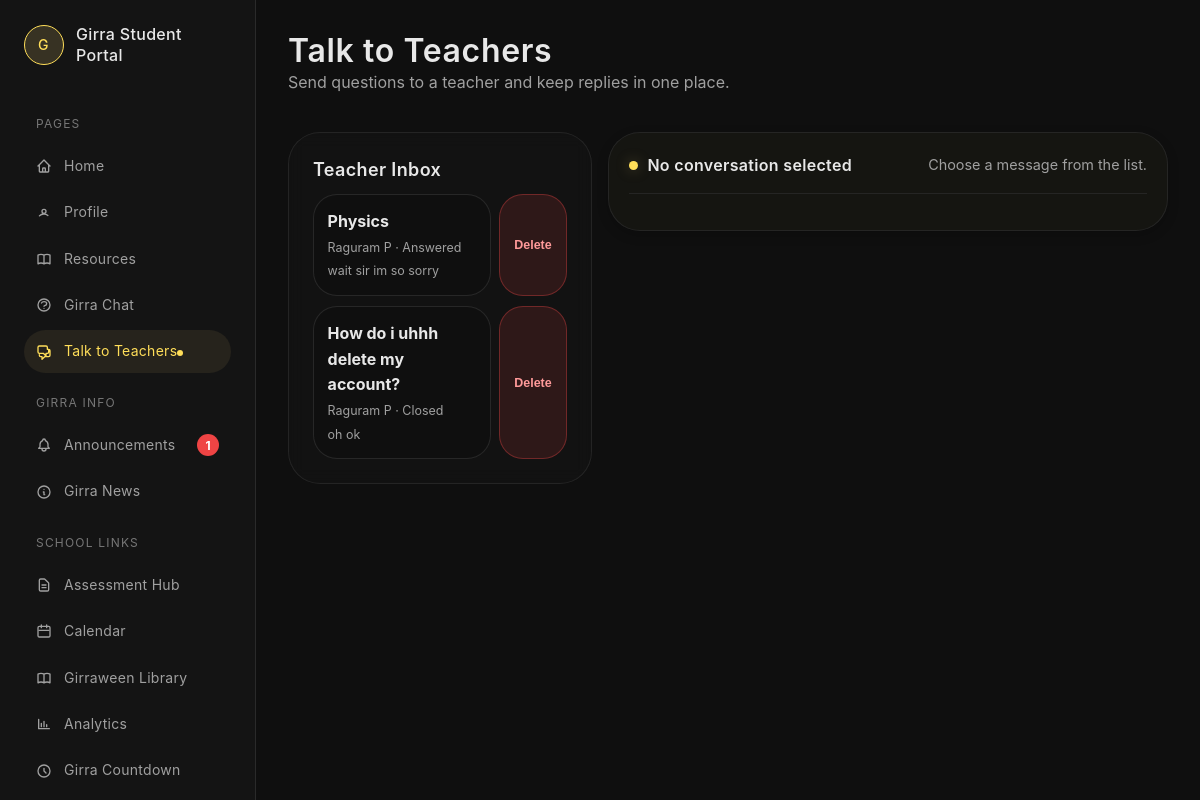
The page /teacher-chat?conversation_id=1 (signed in) on the database its author committed.
### tables this page shows
CREATE TABLE teacher_messages (
            id INTEGER PRIMARY KEY AUTOINCREMENT,
            conversation_id INTEGER NOT NULL,
            sender_id INTEGER NOT NULL,
            body TEXT NOT NULL,
            created_at TEXT DEFAULT (datetime('now')),
            FOREIGN KEY (conversation_id) REFERENCES teacher_conversations(id),
            FOREIGN KEY (sender_id) REFERENCES users(id)
        );

CREATE TABLE teacher_conversations (
            id INTEGER PRIMARY KEY AUTOINCREMENT,
            student_id INTEGER NOT NULL,
            teacher_id INTEGER NOT NULL,
            subject TEXT NOT NULL,
            status TEXT NOT NULL DEFAULT 'open' CHECK(status IN ('open','answered','closed')),
            created_at TEXT DEFAULT (datetime('now')),
            updated_at TEXT DEFAULT (datetime('now')),
            FOREIGN KEY (student_id) REFERENCES users(id),
            FOREIGN KEY (teacher_id) REFERENCES users(id)
        );

CREATE TABLE users (
    id INTEGER PRIMARY KEY AUTOINCREMENT,
    first_name TEXT NOT NULL,
    last_name TEXT NOT NULL,
    email TEXT NOT NULL UNIQUE,
    password_hash TEXT NOT NULL,
    access_level TEXT NOT NULL CHECK(access_level IN ('7','8','9','10','11','12','T')),
    created_at TEXT DEFAULT (datetime('now'))
, student_number TEXT, role TEXT NOT NULL DEFAULT 'student');

### app.py (the view, shortened to what this page needs)
@app.route('/teacher-chat')
def teacher_chat():
    if not session.get('logged_in'):
        return redirect(url_for('login'))
    user_id = session.get('user_id')
    conn = get_db()
    cur = conn.cursor()
    cur.execute("""
        SELECT id, first_name, last_name
        FROM users
        WHERE role IN ('teacher', 'admin')
        ORDER BY last_name, first_name
    """)
    teachers = cur.fetchall()
    if can_answer_teacher_messages():
        cur.execute("""
            SELECT
                teacher_conversations.*,
                students.first_name AS student_first_name,
                students.last_name AS student_last_name,
                teachers.first_name AS teacher_first_name,
                teachers.last_name AS teacher_last_name,
                latest.body AS latest_body,
                latest.created_at AS latest_at
            FROM teacher_conversations
            JOIN users AS students ON students.id = teacher_conversations.student_id
            JOIN users AS teachers ON teachers.id = teacher_conversations.teacher_id
            LEFT JOIN teacher_messages AS latest
                ON latest.id = (
                    SELECT id
                    FROM teacher_messages
                    WHERE conversation_id = teacher_conversations.id
                    ORDER BY created_at DESC, id DESC
                    LIMIT 1
                )
            WHERE teacher_conversations.teacher_id = ?
            ORDER BY teacher_conversations.updated_at DESC
        """, (user_id,))
    conversations = cur.fetchall()
    active_id = request.args.get('conversation_id', type=int)
    if not active_id and conversations:
        active_id = conversations[0]['id']
    active_conversation = None
    messages = []
    if active_id:
        cur.execute("""
            SELECT
                teacher_conversations.*,
                students.first_name AS student_first_name,
                students.last_name AS student_last_name,
                teachers.first_name AS teacher_first_name,
                teachers.last_name AS teacher_last_name
            FROM teacher_conversations
            JOIN users AS students ON students.id = teacher_conversations.student_id
            JOIN users AS teachers ON teachers.id = teacher_conversations.teacher_id
            WHERE teacher_conversations.id = ?
              AND (teacher_conversations.student_id = ? OR teacher_conversations.teacher_id = ?)
        """, (active_id, user_id, user_id))
        active_conversation = cur.fetchone()
    conn.close()
    if active_conversation:
        mark_read("teacher_chat", active_conversation['id'])
    return render_template(
        'teacher_chat.html',
        teachers=teachers,
        conversations=conversations,
        active_conversation=active_conversation,
        messages=messages,
        can_answer=can_answer_teacher_messages()
    )

### templates/teacher_chat.html (shortened to what this page needs)
<!DOCTYPE html>
<html lang="en">
<head>
    <link rel="stylesheet" href="{{ url_for('static', filename='styles/global.css') }}">
    <link rel="stylesheet" href="{{ url_for('static', filename='styles/home.css') }}">
    <link rel="stylesheet" href="{{ url_for('static', filename='styles/pages.css') }}">
</head>
<body>
    <div class="dashboard">
        {% include 'sidebar.html' %}
        <main class="main-content">
            <div class="page-container teacher-chat-page">
                <div class="page-header">
                    <div>
                        <h1 class="page-title">Talk to Teachers</h1>
                        <p class="muted-text">Send questions to a teacher and keep replies in one place.</p>
                    </div>
                </div>
                <div class="teacher-chat-layout">
                    <section class="info-panel conversation-list-panel">
                        <h3>{% if can_answer %}Teacher Inbox{% else %}My Messages{% endif %}</h3>
                        <div class="conversation-list">
                            {% for conversation in conversations %}
                            <div class="conversation-list-item">
                                <a
                                    href="{{ url_for('teacher_chat', conversation_id=conversation.id) }}"
                                    class="conversation-link {% if active_conversation and active_conversation.id == conversation.id %}active{% endif %}"
                                >
                                    <span class="conversation-subject">{{ conversation.subject }}</span>
                                    <span class="conversation-meta">
                                        {% if can_answer %}
                                        {{ conversation.student_first_name }} {{ conversation.student_last_name }}
                                        {% else %}
                                        {{ conversation.teacher_first_name }} {{ conversation.teacher_last_name }}
                                        {% endif %}
                                        &middot; {{ conversation.status|title }}
                                    </span>
                                    {% if conversation.latest_body %}
                                    <span class="conversation-preview">{{ conversation.latest_body }}</span>
                                    {% endif %}
                                </a>
                                <form class="conversation-delete-form" method="post" action="{{ url_for('teacher_chat_delete', conversation_id=conversation.id) }}">
                                    <button class="icon-danger-button" type="submit" title="Delete chat" aria-label="Delete chat" onclick="return confirm('Delete this chat permanently? This removes all messages from the database.');">Delete</button>
                                </form>
                            </div>
                            {% else %}
                            <p class="muted-text">No teacher messages yet.</p>
                            {% endfor %}
                        </div>
                    </section>
                    <section class="chat-panel teacher-thread-panel">
                        {% if active_conversation %}
                        <div class="chat-header">
                            <div>
                                <div class="chat-title">
                                    <span class="chat-dot"></span>
                                    {{ active_conversation.subject }}
                                </div>
                                <div class="chat-subtitle">
                                    {{ active_conversation.student_first_name }} {{ active_conversation.student_last_name }}
                                    to
                                    {{ active_conversation.teacher_first_name }} {{ active_conversation.teacher_last_name }}
                                    &middot; {{ active_conversation.status|title }}
                                </div>
                            </div>
                            <form class="inline-form chat-delete-form" method="post" action="{{ url_for('teacher_chat_delete', conversation_id=active_conversation.id) }}">
                                <input type="hidden" name="_csrf_token" value="{{ csrf_token() }}">
                                <button class="small-button danger" type="submit" onclick="return confirm('Delete this chat permanently? This removes all messages from the database.');">Delete chat</button>
                            </form>
                        </div>
                        <div class="chat-messages teacher-messages">
                            {% for message in messages %}
                            <div class="chat-msg {% if message.sender_id == session.get('user_id') %}user{% else %}bot{% endif %}">
                                <div class="bubble">
                                    <p class="message-author">{{ message.first_name }} {{ message.last_name }}</p>
                                    <p>{{ message.body }}</p>
                                    <p class="message-time">{{ message.created_at }}</p>
                                    {% if message.sender_id == session.get('user_id') or (can_answer and active_conversation.teacher_id == session.get('user_id')) %}
                                    <form class="message-delete-form" method="post" action="{{ url_for('teacher_chat_delete_message', conversation_id=active_conversation.id, message_id=message.id) }}">
                                        <input type="hidden" name="_csrf_token" value="{{ csrf_token() }}">
                                        <button class="message-delete-button" type="submit" onclick="return confirm('Delete this message permanently?');">Delete</button>
                                    </form>
                                    {% endif %}
                                </div>
                            </div>
                            {% else %}
                            <p class="muted-text">No messages remain in this chat.</p>
                            {% endfor %}
                        </div>
                        {% if active_conversation.status != 'closed' %}
                        <form class="chat-inputbar teacher-reply-form" method="post" action="{{ url_for('teacher_chat_reply', conversation_id=active_conversation.id) }}">
                            <input type="hidden" name="_csrf_token" value="{{ csrf_token() }}">
                            <input class="chat-input" name="body" type="text" placeholder="Write a reply..." required>
                            <button class="chat-send" type="submit">Reply</button>
                        </form>
                        {% endif %}
                        {% if can_answer and active_conversation.status != 'closed' %}
                        <form class="inline-form" method="post" action="{{ url_for('teacher_chat_close', conversation_id=active_conversation.id) }}">
                            <input type="hidden" name="_csrf_token" value="{{ csrf_token() }}">
                            <button class="small-button danger" type="submit">Close conversation</button>
                        </form>
                        {% endif %}
                        {% else %}
                        <div class="chat-header">
                            <div class="chat-title">
                                <span class="chat-dot"></span>
                                No conversation selected
                            </div>
                            <div class="chat-subtitle">Choose a message from the list.</div>
                        </div>
                        {% endif %}
                    </section>
                </div>
            </div>
        </main>
    </div>
</body>
</html>

### rows shown on the page
teacher_messages: subject "Physics", student_first_name "Raguram", student_last_name "P", status "Answered", latest_body "wait sir im so sorry"
teacher_messages: subject "How do i uhhh delete my account?", student_first_name "Raguram", student_last_name "P", status "Closed", latest_body "oh ok"

### other values the page prints
{{ notifications.announcements }} "1"
